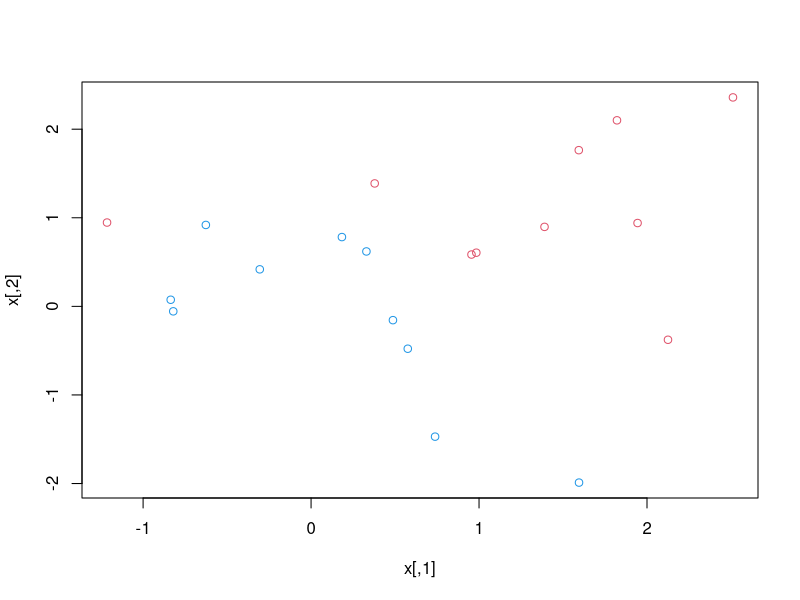
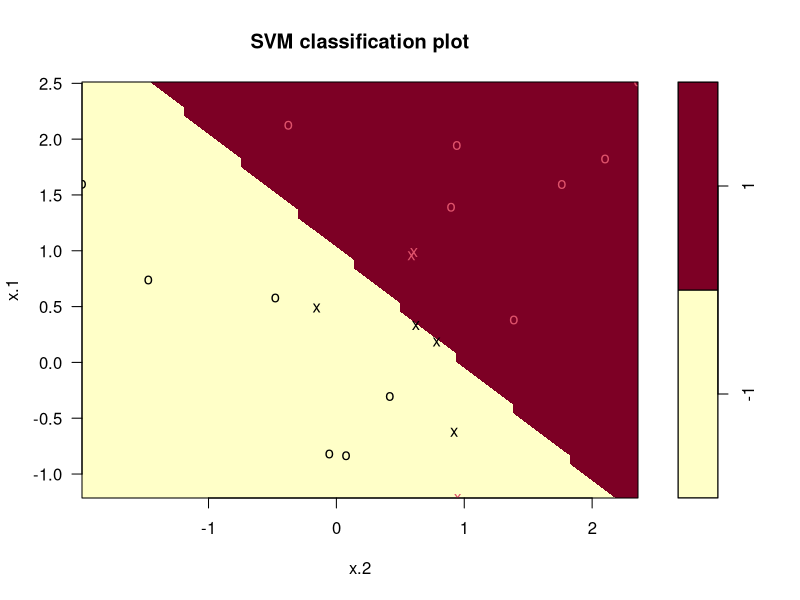
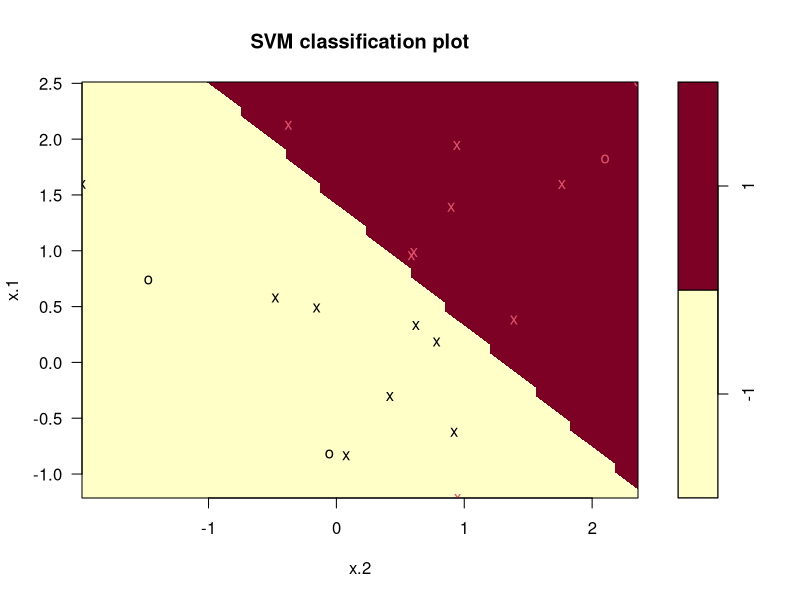
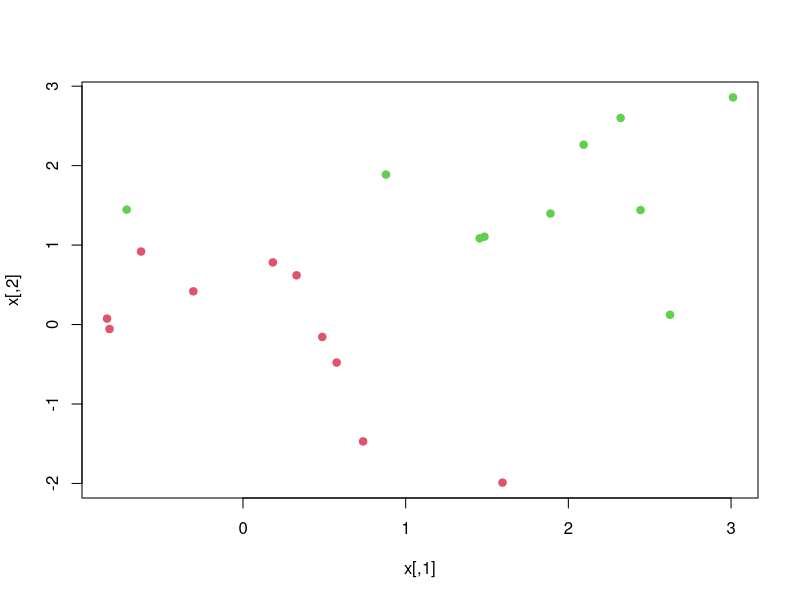
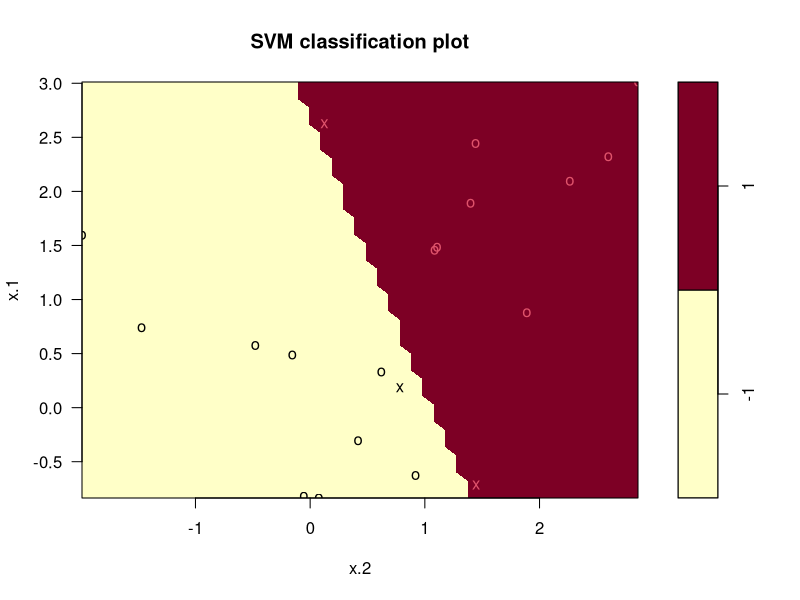
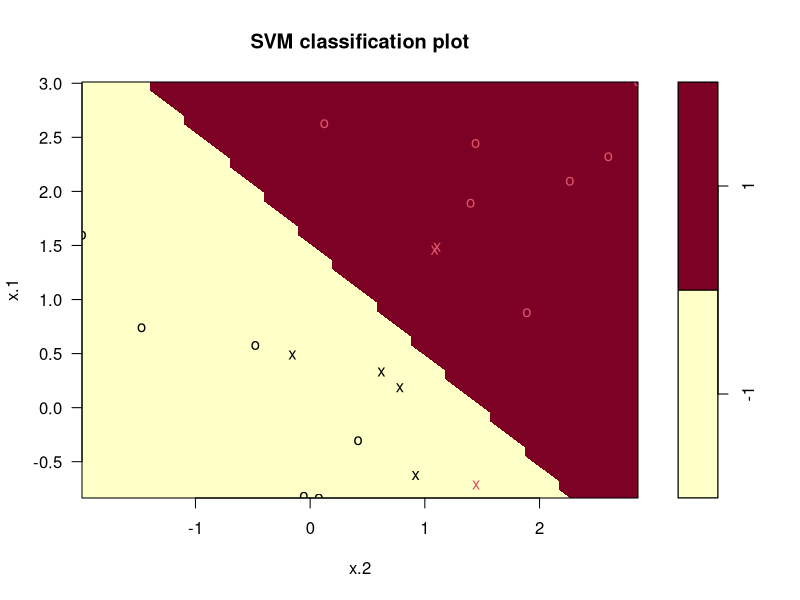
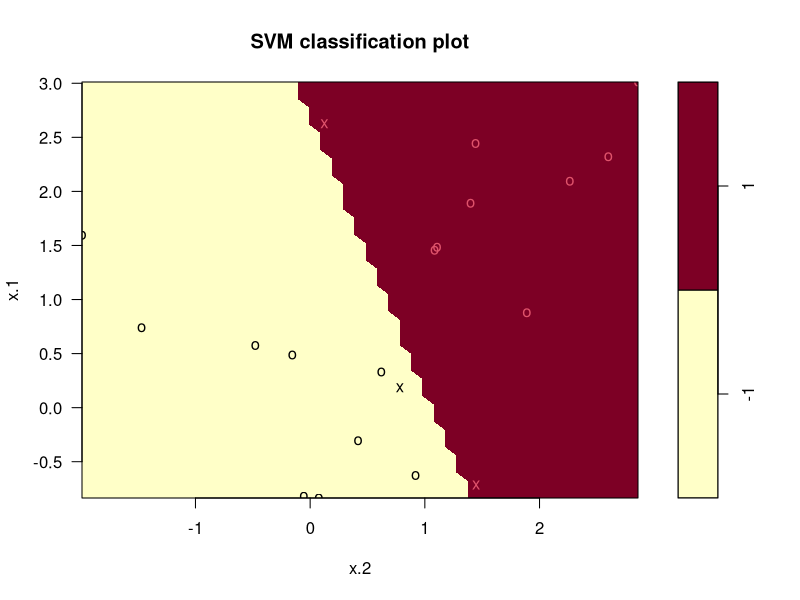
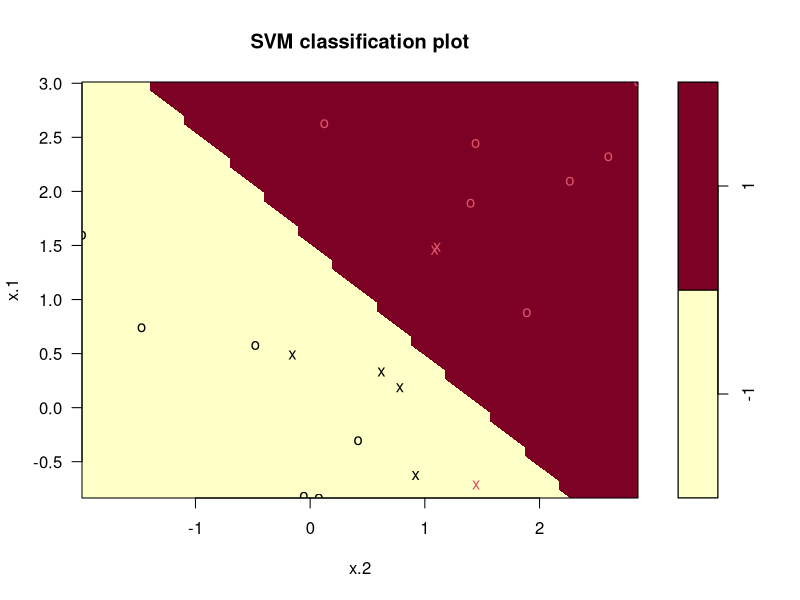

Source code (R) for these figures, in order:
library(e1071)
set.seed(1)

# We now use the svm() function to fit the support vector classifier for a given value of the cost parameter.
# Here we demonstrate the use of this function on a two-dimensional example so that we can plot the resulting 
# decision boundary.
# We begin by generating the observations, which belong to two classes.

x=matrix(rnorm(20*2), ncol=2)
y=c(rep(-1,10), rep(1,10))
x[y==1,]=x[y==1,] + 1
x
y

# We begin by checking whether the classes are linearly separable.
plot(x, col=(3-y))

# They are not. Next, we fit the support vector classifier. 
# We now create a data frame with the response coded as a factor.
dat <- data.frame(x = x,y  = as.factor(y))
svmfit <- svm(y ~., data=dat, kernel="linear", cost=10,scale=FALSE)

# The argument scale=FALSE tells the svm() function not to scale each feature to 
# have mean zero or standard deviation one;
# depending on the application, one might prefer to use scale=TRUE.

# We can now plot the support vector classifier obtained:
plot(svmfit , dat)

# Note that the two arguments to the plot.svm() function are the output of the call to svm(), 
#as well as the data used in the call to svm(). 
# The region of feature space that will be assigned to the ???1 class is shown in light blue, 
# and the region that will be assigned to the +1 class is shown in purple.

svmfit$index

# Obtain basic information of the support classifier fit
summary(svmfit)

# Try a cost parameter of .1 instead
svmfit <- svm(y ~., data=dat, kernel="linear", cost = 0.1, scale=FALSE)
plot(svmfit , dat)
svmfit$index

######################## Utilizing the Tune function ###################
set.seed (1)
tune.out <- tune(svm, y ~.,data=dat,kernel="linear", ranges=list(cost=c(0.001, 0.01, 0.1, 1,5,10,100)))
# We can easily access the cross-validation errors for each of these models using the summary() command:
summary(tune.out)

bestmod <- tune.out$best.model
summary(bestmod)

# The predict() function can be used to predict the class label on a set of test observations,
# at any given value of the cost parameter. We begin by generating a test data set.
xtest <- matrix(rnorm(20*2), ncol=2)
ytest=sample(c(-1,1), 20, rep=TRUE)
xtest[ytest==1,]=xtest[ytest==1,] + 1
testdat <- data.frame(x=xtest, y=as.factor(ytest))

# Predict the class labels of these observations
ypred <-predict(bestmod ,testdat)
table(predict=ypred, truth=testdat$y)

svmfit <- svm(y~., data=dat, kernel="linear", cost=.01, scale=FALSE)
ypred=predict(svmfit ,testdat)
table(predict=ypred, truth=testdat$y)

# We first further separate the two classes in our simulated data so that they are linearly separable:
x[y==1,]=x[y==1,]+0.5
plot(x, col=(y+5)/2, pch=19)

# Now the observations are just barely linearly separable.
# We fit the support vector classifier and plot the resulting hyperplane,  
# using a very large value of cost so that no observations are misclassified.
dat=data.frame(x=x,y=as.factor(y))
svmfit <-svm(y~., data=dat, kernel="linear", cost=1e5)
summary(svmfit)
plot(svmfit,dat)

# We now try a smaller value of cost:
svmfit <- svm(y~., data=dat, kernel="linear", cost=1)
summary(svmfit)
plot(svmfit ,dat)

# Now the observations are just barely linearly separable.
# We fit the support vector classifier and plot the resulting hyperplane,  
# using a very large value of cost so that no observations are misclassified.
dat=data.frame(x=x,y=as.factor(y))
svmfit <-svm(y~., data=dat, kernel="linear", cost=1e5)
summary(svmfit)
plot(svmfit,dat)

# No training errors were made and only three support vectors were used.
# However, we can see from the figure that the margin is
# very narrow (because the observations that are not support vectors, indicated as circles, are very 
# close to the decision boundary). It seems likely that this model will perform poorly on test data. 
# We now try a smaller value of cost:

svmfit <- svm(y~., data=dat, kernel="linear", cost=1)
summary(svmfit)
plot(svmfit ,dat)
# Using cost=1, we misclassify a training observation, but we also obtain a much wider margin and make 
# use of seven support vectors. 
# It seems likely that this model will perform better on test data than the model with cost=1e5